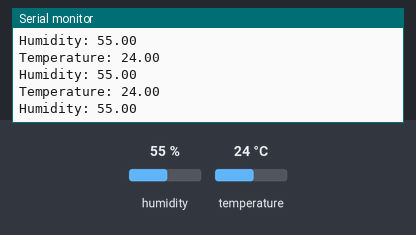
The sketch below on a simulated Arduino Uno, built with avr-gcc and run on an emulated ATmega328P. Shown: the last lines printed to the serial monitor. Inputs (shaded band) come from the test bench; at power-on: humidity 55 %, temperature 24 °C.

Above: at 2.8 s.
2.9 s: humidity set to 22 %
At 5.5 s:
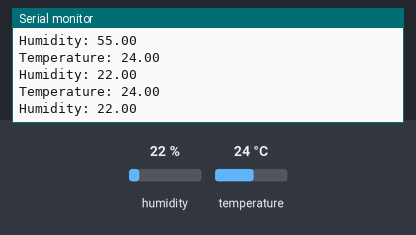
5.6 s: temperature set to 12 °C
At 6.6 s:
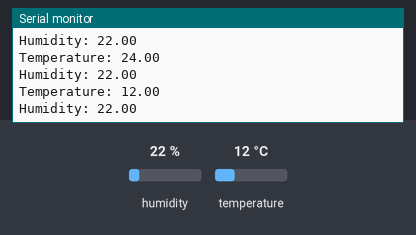
8.3 s: humidity set to 40 %
At 11.0 s:
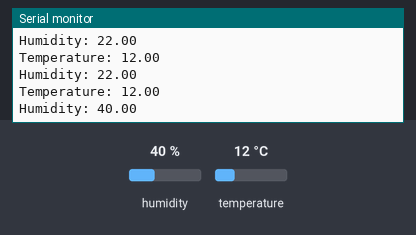
Timing chart, 0 to 12.5 s (numbered marks = the images above; inputs shaded):
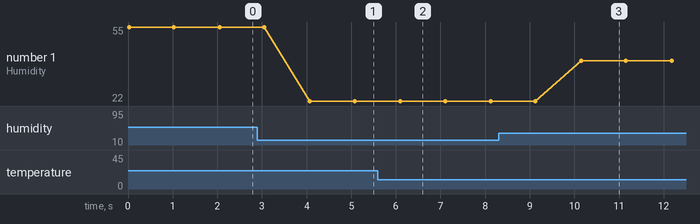

Measured:
- after the input at 2.9 s, the serial monitor: prints a new line after 1.2 s (image 1)
- after the input at 5.6 s, the serial monitor: prints a new line after 0.50 s (image 2)
- after the input at 8.3 s, the serial monitor: prints a new line after 1.9 s (image 3)
- plotted number 1: 55 → 22 after the input at 2.9 s, 22 → 40 after the input at 8.3 s

The sketch:

digital_sensor.ino
```cpp
// Library
#include "DHT.h"

// DHT11 sensor pins
#define DHTPIN 5
#define DHTTYPE DHT11

// Initialize DHT sensor
DHT dht(DHTPIN, DHTTYPE, 15);

// Variables
float temperature;
float humidity;

void setup() {

  // Serial
  Serial.begin(115200);

  // Init DHT
  dht.begin();

}

void loop() {

  // Reading temperature and humidity
  humidity = dht.readHumidity();
  temperature = dht.readTemperature();

  // Print out data
  Serial.print("Temperature: ");
  Serial.println(temperature);
  Serial.print("Humidity: ");
  Serial.println(humidity);

  // Delay
  delay(1000);
}
```
